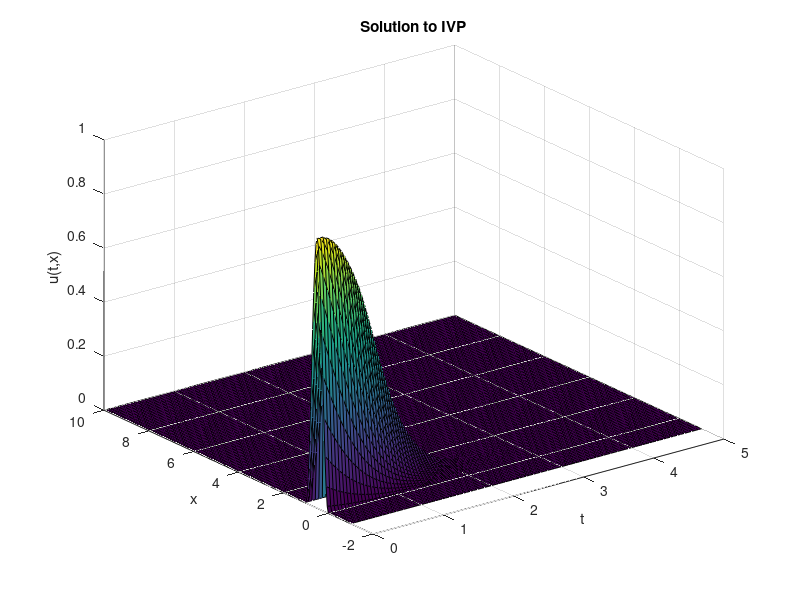

Write the MATLAB code that produced this figure.
close
clear all

h = 0.5*10^(-1);
t = 0:h:5;
x = -1:h:10;
m = length(t);
n = length(x);

[T,X] = meshgrid(t, x);

Z = zeros(size(T));
for j = 21:41
    for i = 1:m
        ti = t(i);
        xj = x(j);
        Z(j,i) = sin(pi*xj*exp(-ti))^2 * exp(-ti^2 / 2);
    end
end

figure
surf(T,X,Z)
title('Solution to IVP')
xlabel('t')
ylabel('x')
zlabel('u(t,x)')

